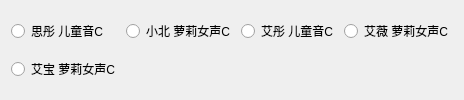
            <widget class="QWidget" name="tab_3">
             <attribute name="title">
              <string>童声场景</string>
             </attribute>
             <layout class="QGridLayout" name="gridLayout_3">
              <item row="0" column="0">
               <widget class="QRadioButton" name="Sitong">
                <property name="text">
                 <string>思彤 儿童音C</string>
                </property>
                <attribute name="buttonGroup">
                 <string notr="true">per_ali</string>
                </attribute>
               </widget>
              </item>
              <item row="0" column="1">
               <widget class="QRadioButton" name="Xiaobei">
                <property name="text">
                 <string>小北 萝莉女声C</string>
                </property>
                <attribute name="buttonGroup">
                 <string notr="true">per_ali</string>
                </attribute>
               </widget>
              </item>
              <item row="0" column="2">
               <widget class="QRadioButton" name="Aitong">
                <property name="text">
                 <string>艾彤 儿童音C</string>
                </property>
                <attribute name="buttonGroup">
                 <string notr="true">per_ali</string>
                </attribute>
               </widget>
              </item>
              <item row="0" column="3">
               <widget class="QRadioButton" name="Aiwei">
                <property name="text">
                 <string>艾薇 萝莉女声C</string>
                </property>
                <attribute name="buttonGroup">
                 <string notr="true">per_ali</string>
                </attribute>
               </widget>
              </item>
              <item row="1" column="0">
               <widget class="QRadioButton" name="Aibao">
                <property name="text">
                 <string>艾宝 萝莉女声C</string>
                </property>
                <attribute name="buttonGroup">
                 <string notr="true">per_ali</string>
                </attribute>
               </widget>
              </item>
             </layout>
            </widget>
